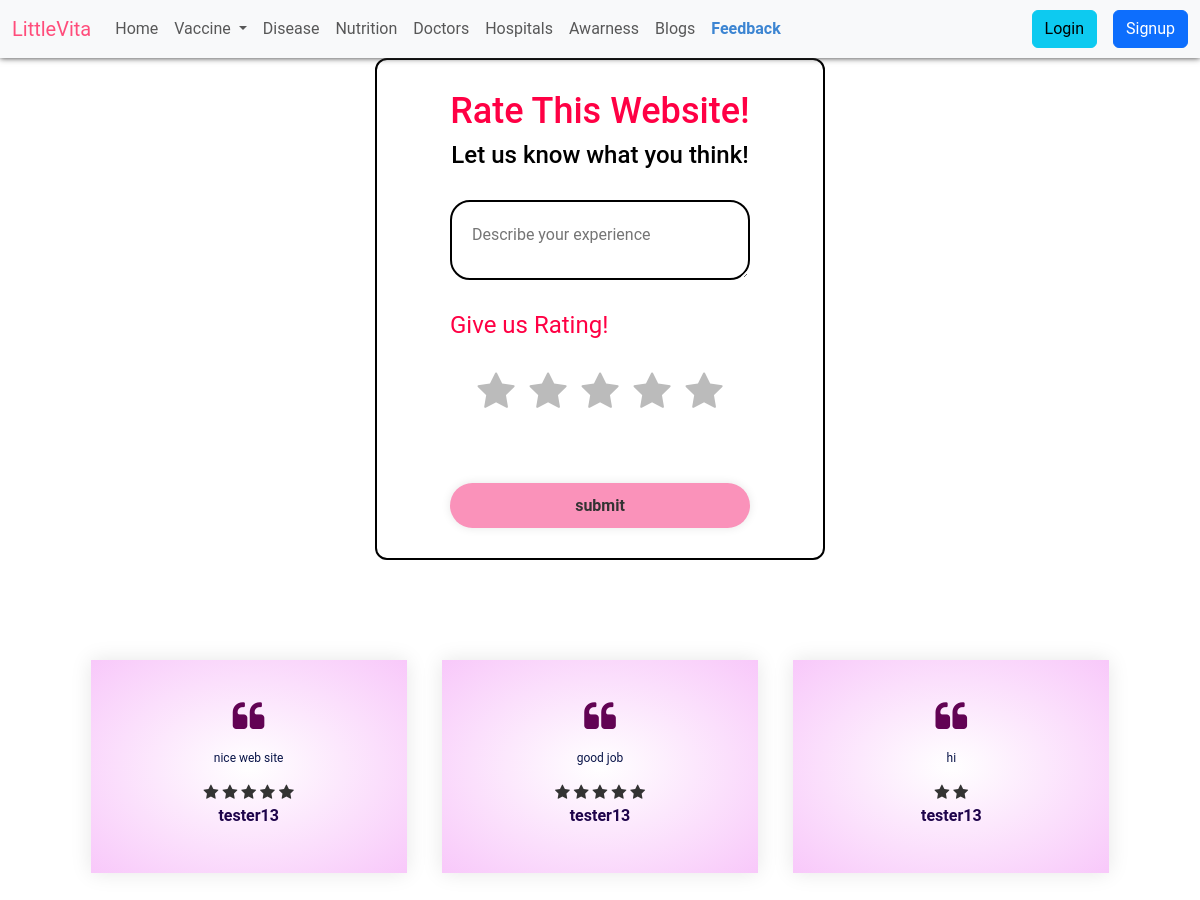
Page /contact/ on the earlier database version.
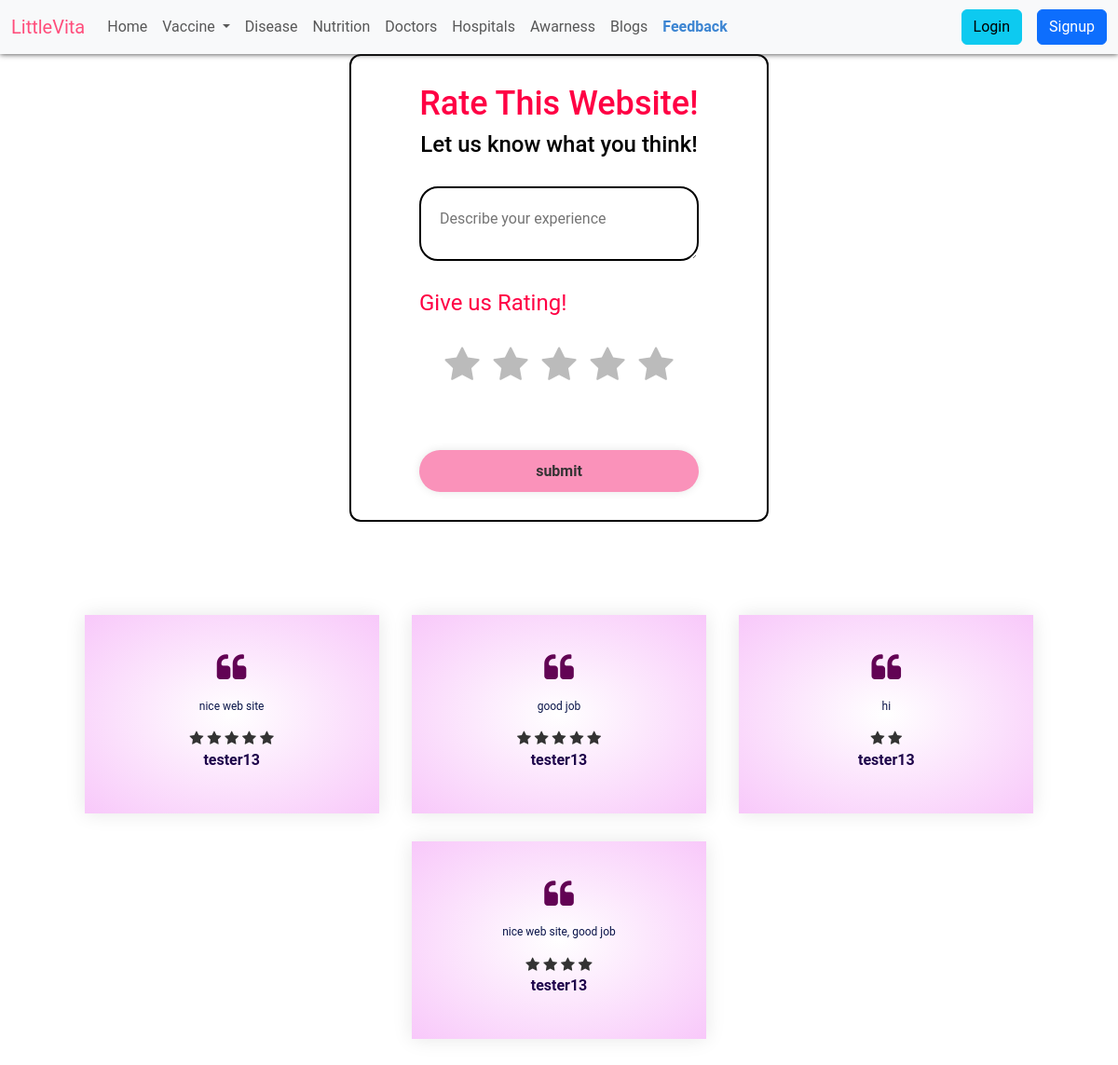
Same page on the later database version.
### Base/models.py (models this page shows, shortened)
class Review(models.Model):
    user = models.ForeignKey(User, on_delete=models.CASCADE)
    review = models.TextField()
    rating = models.IntegerField(validators=[MinValueValidator(1), MaxValueValidator(5)])
    created_at = models.DateTimeField(auto_now_add=True)

### Base/views.py (the view)
# urls.py: path('contact/', views.feedback, name='feedback'),
def feedback(request):
    context={}
    context['activeFeedback']='activate'
    if request.method == 'POST':
        if not request.user.is_authenticated:
            messages.error(request, 'You are not logged in')
            return redirect('login')
        else:
            message = request.POST.get('message')
            ratings = int(request.POST.get('rate'))
            user_rating = Review.objects.create(user=request.user, rating=ratings, review=message)
            user_rating.save()
            messages.success(request, 'Feedback submitted successfully')
            return redirect('feedback')
    else:
        reviews = Review.objects.all()
        context['reviews'] = reviews
        return render(request, 'Base/feedback.html', context)

### Base/templates/Base/feedback.html (shortened to what this page needs)
{% extends "Base/base.html" %}
{% load static %}
{% block css %}
<link rel="stylesheet" href={% static "Base/css/feedback.css" %}>
<link href='https://unpkg.com/boxicons@2.1.4/css/boxicons.min.css' rel='stylesheet'>
<link rel="stylesheet" href="https://cdnjs.cloudflare.com/ajax/libs/font-awesome/4.7.0/css/font-awesome.min.css">
{% endblock css %}
{% block body %}
<div class="col">
    <div class="row-1">
        <div class="container">
            <div class="wrapper">
                <form action="" method='post'> {% csrf_token %}
                    <h3>Rate This Website!</h3>
                    <h4>Let us know what you think!</h4>
                    <div class="input-box">
                        <textarea id="Message" rows="4" name="message" placeholder="Describe your experience" required></textarea>
                    </div>
                    <br>
                    <legend>Give us Rating!</legend>
                    <div class="rating-box">
                        <div class="star-widget">
                            <label for="rate-5" class="fa fa-star"></label>
                            <label for="rate-4" class="fa fa-star"></label>
                            <label for="rate-3" class="fa fa-star"></label>
                            <label for="rate-2" class="fa fa-star"></label>
                            <label for="rate-1" class="fa fa-star"></label>
                        </div>
                    </div>
                    <br>
                    <br>
                    <button type="submit" class="btn">submit</button>
                </form>
            </div>
        </div>
    </div>
    <div class="row-2">
        <div class="testimonial">
            <div class="small-container">
                <div class="row review-container">
                    {% for review  in reviews %}
                    <div class="col-3">
                        <i class="fa fa-quote-left"></i>
                        <p>{{review.review}}</p>
                        <div class="rating">
                            {% if review.rating is 5 %}
                            <i class="fa fa-star"></i>
                            <i class="fa fa-star"></i>
                            <i class="fa fa-star"></i>
                            <i class="fa fa-star"></i>
                            <i class="fa fa-star"></i>
                            {% elif review.rating is 4 %}
                            <i class="fa fa-star"></i>
                            <i class="fa fa-star"></i>
                            <i class="fa fa-star"></i>
                            <i class="fa fa-star"></i>
                            {% elif review.rating is 3 %}
                            <i class="fa fa-star"></i>
                            <i class="fa fa-star"></i>
                            <i class="fa fa-star"></i>
                            {% elif review.rating is 2 %}
                            <i class="fa fa-star"></i>
                            <i class="fa fa-star"></i>
                            {% elif review.rating is 1 %}
                            <i class="fa fa-star"></i>
                            {% endif %}
                        </div>
                        <h3>{{review.user}}</h3>
                    </div>
                    {% endfor %}
                </div>
            </div>
        </div>
    </div>
</div>
{% endblock body %}

Differences in the rows shown:
added Review: review "nice web site, good job", rating 4 (drawn), user "tester13"
